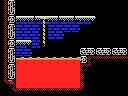

Rendered tile map (Tiled .tmx) drawn with the repository's tilesets; below, a short description and the full map source, tile grids included:
An orthogonal 16x12 tile map with 8x8 px tiles, 1 tile layer (Tile Layer 1) and 4 objects (2x item, big-item, 4x4-item).

<map version="1.0" orientation="orthogonal" renderorder="right-down" width="16" height="12" tilewidth="8" tileheight="8" nextobjectid="11">
 <properties>
  <property name="right" value="half-hole" />
  <property name="up" value="hole" />
 </properties>
 <tileset firstgid="1" name="tiles" tilewidth="8" tileheight="8" tilecount="256" columns="16">
  <image source="tiles.png" width="128" height="128" />
 </tileset>
 <layer name="Tile Layer 1" width="16" height="12">
  <data encoding="csv">
251,105,1,1,1,1,1,1,1,1,1,1,1,1,1,1,
251,106,1,1,1,1,1,1,1,1,1,1,1,1,1,1,
251,165,255,255,138,136,255,138,255,138,255,139,1,1,1,1,
251,105,217,217,217,135,217,217,217,217,1,1,1,1,1,1,
251,106,233,233,233,135,233,233,1,1,1,1,1,1,1,1,
251,165,255,139,201,256,1,1,1,1,1,1,1,1,1,1,
251,105,217,217,1,1,1,1,1,1,103,104,103,104,103,104,
251,106,98,98,98,98,98,98,98,98,165,126,254,254,254,254,
251,105,113,113,113,113,113,113,113,113,126,146,167,167,167,167,
251,106,113,113,113,113,113,113,113,113,150,167,167,167,167,167,
145,119,113,113,113,113,113,113,113,113,150,167,167,167,167,167,
167,145,254,254,254,254,254,254,254,254,146,167,167,167,167,167
</data>
 </layer>
 <objectgroup name="objects">
  <object id="1" type="item" x="16" y="24" width="16" height="16" />
  <object id="2" type="big-item" x="96" y="24" width="32" height="24" />
  <object id="8" type="4x4-item" x="96" y="16" width="32" height="32" />
  <object id="9" type="item" x="72" y="0" width="16" height="16" />
 </objectgroup>
</map>
